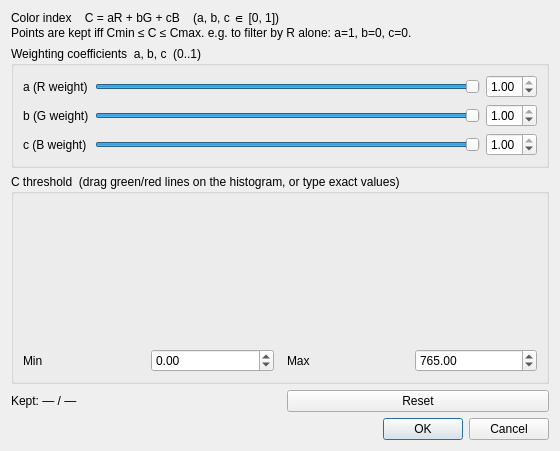
<?xml version="1.0" encoding="UTF-8"?>
<ui version="4.0">
 <class>ColorFilterDialog</class>
 <widget class="QDialog" name="ColorFilterDialog">
  <property name="geometry">
   <rect><x>0</x><y>0</y><width>560</width><height>380</height></rect>
  </property>
  <property name="windowTitle">
   <string>qTracer — Color Filtering</string>
  </property>
  <layout class="QVBoxLayout" name="mainLayout">
   <item>
    <widget class="QLabel" name="infoLabel">
     <property name="text">
      <string>Color index    C = aR + bG + cB    (a, b, c ∈ [0, 1])
Points are kept iff Cmin ≤ C ≤ Cmax. e.g. to filter by R alone: a=1, b=0, c=0.</string>
     </property>
     <property name="wordWrap"><bool>true</bool></property>
    </widget>
   </item>

   <!-- Coefficients a, b, c (each 0..1) -->
   <item>
    <widget class="QGroupBox" name="coeffGroup">
     <property name="title"><string>Weighting coefficients  a, b, c  (0..1)</string></property>
     <layout class="QGridLayout">
      <item row="0" column="0"><widget class="QLabel"><property name="text"><string>a (R weight)</string></property></widget></item>
      <item row="0" column="1"><widget class="QSlider" name="aSlider"><property name="orientation"><enum>Qt::Horizontal</enum></property><property name="minimum"><number>0</number></property><property name="maximum"><number>100</number></property><property name="value"><number>100</number></property></widget></item>
      <item row="0" column="2">
       <widget class="QDoubleSpinBox" name="aSpinBox">
        <property name="decimals"><number>2</number></property>
        <property name="minimum"><double>0.000000000000000</double></property>
        <property name="maximum"><double>1.000000000000000</double></property>
        <property name="singleStep"><double>0.010000000000000</double></property>
        <property name="value"><double>1.000000000000000</double></property>
       </widget>
      </item>

      <item row="1" column="0"><widget class="QLabel"><property name="text"><string>b (G weight)</string></property></widget></item>
      <item row="1" column="1"><widget class="QSlider" name="bSlider"><property name="orientation"><enum>Qt::Horizontal</enum></property><property name="minimum"><number>0</number></property><property name="maximum"><number>100</number></property><property name="value"><number>100</number></property></widget></item>
      <item row="1" column="2">
       <widget class="QDoubleSpinBox" name="bSpinBox">
        <property name="decimals"><number>2</number></property>
        <property name="minimum"><double>0.000000000000000</double></property>
        <property name="maximum"><double>1.000000000000000</double></property>
        <property name="singleStep"><double>0.010000000000000</double></property>
        <property name="value"><double>1.000000000000000</double></property>
       </widget>
      </item>

      <item row="2" column="0"><widget class="QLabel"><property name="text"><string>c (B weight)</string></property></widget></item>
      <item row="2" column="1"><widget class="QSlider" name="cSlider"><property name="orientation"><enum>Qt::Horizontal</enum></property><property name="minimum"><number>0</number></property><property name="maximum"><number>100</number></property><property name="value"><number>100</number></property></widget></item>
      <item row="2" column="2">
       <widget class="QDoubleSpinBox" name="cSpinBox">
        <property name="decimals"><number>2</number></property>
        <property name="minimum"><double>0.000000000000000</double></property>
        <property name="maximum"><double>1.000000000000000</double></property>
        <property name="singleStep"><double>0.010000000000000</double></property>
        <property name="value"><double>1.000000000000000</double></property>
       </widget>
      </item>
     </layout>
    </widget>
   </item>

   <!-- C thresholds: histogram with two draggable cursors + spinboxes -->
   <item>
    <widget class="QGroupBox" name="cRangeGroup">
     <property name="title"><string>C threshold  (drag green/red lines on the histogram, or type exact values)</string></property>
     <layout class="QVBoxLayout">
      <item>
       <widget class="HistogramRangeWidget" name="histogramWidget" native="true">
        <property name="minimumSize">
         <size><width>0</width><height>140</height></size>
        </property>
       </widget>
      </item>
      <item>
       <layout class="QHBoxLayout">
        <item><widget class="QLabel"><property name="text"><string>Min</string></property></widget></item>
        <item>
         <widget class="QDoubleSpinBox" name="cMinSpinBox">
          <property name="decimals"><number>2</number></property>
          <property name="minimum"><double>-100000.000000000000000</double></property>
          <property name="maximum"><double>100000.000000000000000</double></property>
          <property name="singleStep"><double>1.000000000000000</double></property>
          <property name="value"><double>0.000000000000000</double></property>
         </widget>
        </item>
        <item>
         <spacer><property name="orientation"><enum>Qt::Horizontal</enum></property></spacer>
        </item>
        <item><widget class="QLabel"><property name="text"><string>Max</string></property></widget></item>
        <item>
         <widget class="QDoubleSpinBox" name="cMaxSpinBox">
          <property name="decimals"><number>2</number></property>
          <property name="minimum"><double>-100000.000000000000000</double></property>
          <property name="maximum"><double>100000.000000000000000</double></property>
          <property name="singleStep"><double>1.000000000000000</double></property>
          <property name="value"><double>765.000000000000000</double></property>
         </widget>
        </item>
       </layout>
      </item>
     </layout>
    </widget>
   </item>

   <item>
    <layout class="QHBoxLayout" name="bottomRow">
     <item>
      <widget class="QLabel" name="keptLabel">
       <property name="text"><string>Kept: — / —</string></property>
      </widget>
     </item>
     <item>
      <spacer><property name="orientation"><enum>Qt::Horizontal</enum></property></spacer>
     </item>
     <item>
      <widget class="QPushButton" name="resetButton">
       <property name="text"><string>Reset</string></property>
      </widget>
     </item>
    </layout>
   </item>

   <item>
    <widget class="QDialogButtonBox" name="buttonBox">
     <property name="standardButtons"><set>QDialogButtonBox::Cancel|QDialogButtonBox::Ok</set></property>
    </widget>
   </item>
  </layout>
 </widget>
 <customwidgets>
  <customwidget>
   <class>HistogramRangeWidget</class>
   <extends>QWidget</extends>
   <header>HistogramRangeWidget.h</header>
   <container>0</container>
  </customwidget>
 </customwidgets>
 <connections>
  <connection>
   <sender>buttonBox</sender><signal>accepted()</signal>
   <receiver>ColorFilterDialog</receiver><slot>accept()</slot>
   <hints><hint type="sourcelabel"><x>0</x><y>0</y></hint><hint type="destinationlabel"><x>0</x><y>0</y></hint></hints>
  </connection>
  <connection>
   <sender>buttonBox</sender><signal>rejected()</signal>
   <receiver>ColorFilterDialog</receiver><slot>reject()</slot>
   <hints><hint type="sourcelabel"><x>0</x><y>0</y></hint><hint type="destinationlabel"><x>0</x><y>0</y></hint></hints>
  </connection>
 </connections>
</ui>
